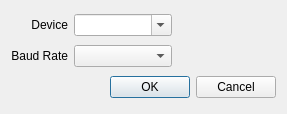
<?xml version="1.0" encoding="UTF-8"?>
<ui version="4.0">
 <class>OutputDeviceSelection</class>
 <widget class="QDialog" name="OutputDeviceSelection">
  <property name="geometry">
   <rect>
    <x>0</x>
    <y>0</y>
    <width>287</width>
    <height>114</height>
   </rect>
  </property>
  <property name="windowTitle">
   <string>Output Device Selection</string>
  </property>
  <layout class="QGridLayout" name="gridLayout">
   <item row="0" column="0">
    <widget class="QLabel" name="label">
     <property name="sizePolicy">
      <sizepolicy hsizetype="Preferred" vsizetype="Preferred">
       <horstretch>0</horstretch>
       <verstretch>0</verstretch>
      </sizepolicy>
     </property>
     <property name="text">
      <string>Device</string>
     </property>
     <property name="alignment">
      <set>Qt::AlignRight|Qt::AlignTrailing|Qt::AlignVCenter</set>
     </property>
    </widget>
   </item>
   <item row="1" column="0">
    <widget class="QLabel" name="label_2">
     <property name="sizePolicy">
      <sizepolicy hsizetype="Maximum" vsizetype="Preferred">
       <horstretch>0</horstretch>
       <verstretch>0</verstretch>
      </sizepolicy>
     </property>
     <property name="text">
      <string>Baud Rate</string>
     </property>
     <property name="alignment">
      <set>Qt::AlignRight|Qt::AlignTrailing|Qt::AlignVCenter</set>
     </property>
    </widget>
   </item>
   <item row="1" column="1">
    <widget class="QComboBox" name="baudrateCombo"/>
   </item>
   <item row="2" column="0" colspan="3">
    <widget class="QDialogButtonBox" name="buttonBox">
     <property name="orientation">
      <enum>Qt::Horizontal</enum>
     </property>
     <property name="standardButtons">
      <set>QDialogButtonBox::Cancel|QDialogButtonBox::Ok</set>
     </property>
    </widget>
   </item>
   <item row="0" column="1">
    <widget class="QComboBox" name="deviceCombo">
     <property name="editable">
      <bool>true</bool>
     </property>
    </widget>
   </item>
  </layout>
 </widget>
 <resources/>
 <connections>
  <connection>
   <sender>buttonBox</sender>
   <signal>accepted()</signal>
   <receiver>OutputDeviceSelection</receiver>
   <slot>accept()</slot>
   <hints>
    <hint type="sourcelabel">
     <x>248</x>
     <y>254</y>
    </hint>
    <hint type="destinationlabel">
     <x>157</x>
     <y>274</y>
    </hint>
   </hints>
  </connection>
  <connection>
   <sender>buttonBox</sender>
   <signal>rejected()</signal>
   <receiver>OutputDeviceSelection</receiver>
   <slot>reject()</slot>
   <hints>
    <hint type="sourcelabel">
     <x>316</x>
     <y>260</y>
    </hint>
    <hint type="destinationlabel">
     <x>286</x>
     <y>274</y>
    </hint>
   </hints>
  </connection>
 </connections>
</ui>
